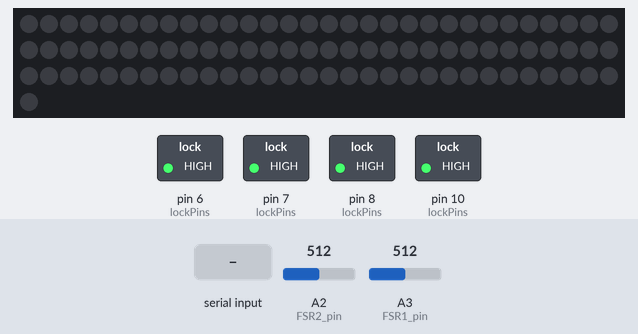
Bench run of a sketch on a simulated Arduino Uno, built with avr-gcc and run on an emulated ATmega328P. Parts: 91 RGB LEDs in strip order, left to right, continuing on the next row, switched loads named in the sketch (green lamp = pin HIGH). The inputs (shaded band) are chosen by the test bench; at power-on: A3 (FSR1_pin) = 512, A2 (FSR2_pin) = 512. Dim RGB values are drawn brighter than linear; what the sketch prints to the serial monitor is not drawn.

Above: at 1.2 s.
1.3 s: "1" received over Serial
At 1.8 s:
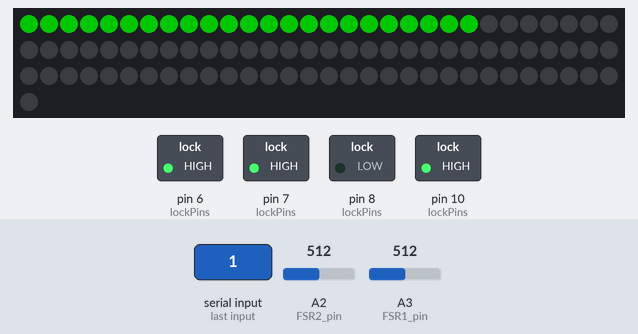
2.8 s: "2" received over Serial
At 4.0 s:
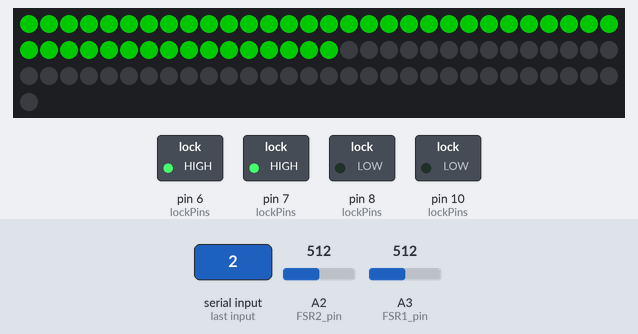
4.3 s: A3 (FSR1_pin) set to 592
7.3 s: A3 (FSR1_pin) set to 614
At 10.0 s:
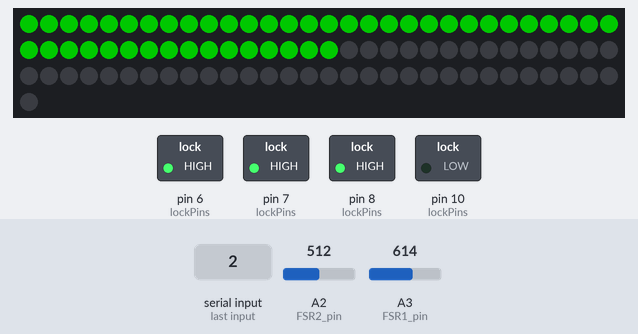
10.3 s: byte 7 (7) received over Serial
At 11.0 s:
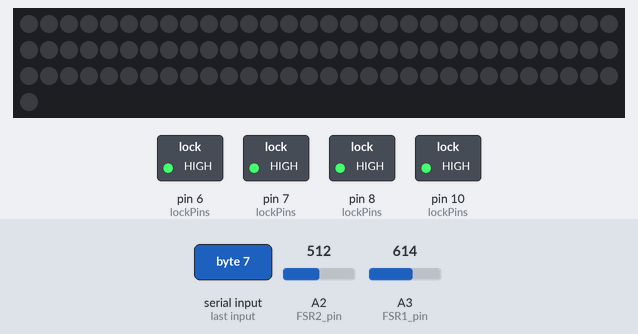
Timing chart, 0 to 13.3 s (numbered marks = the images above; inputs shaded):
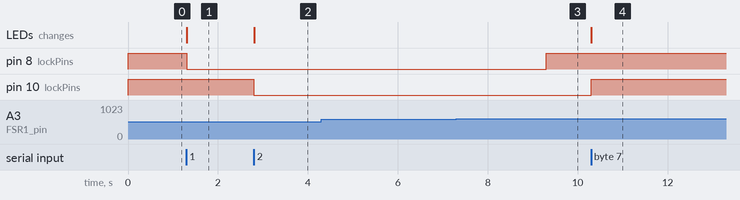

Measured:
- the behaviour switches between 599 and 600 on A3 (FSR1_pin) (found by bisection; images 2 and 3)
- after the input at 1.3 s, pin 8 (lockPins): HIGH → LOW at once; the LEDs: change at once (image 1)
- after the input at 2.8 s, pin 10 (lockPins): HIGH → LOW at once; the LEDs: change at once (image 2)
- after the input at 4.3 s, every drawn part: stays the same
- after the input at 7.3 s, pin 8 (lockPins): LOW → HIGH after 2.0 s
- after the input at 10.3 s, pin 10 (lockPins): LOW → HIGH at once; the LEDs: change at once (image 4)

The sketch:

LockLights.ino
```cpp
#include <Adafruit_NeoPixel.h>
#define LED_PIN 4         // The pin to which the Din of the RGB strip is connected
#define NUMPIXELS 91  // Number of pixels in the RGB strip

const int FSR4_pin = A0; // Drawer 4 attached to A0
const int FSR3_pin = A1; // Drawer 3 attached to A1
const int FSR2_pin = A2; // Drawer 2 attached to A2
const int FSR1_pin = A3; // Drawer 1 attached to A3

// lock pins
const int lock1 = 8;
const int lock2 = 10;
const int lock3 = 6;
const int lock4 = 7;

const int lockPins[4] = { lock1, lock2, lock3, lock4 };
const int fsrPins[4] = { FSR1_pin, FSR2_pin, FSR3_pin, FSR4_pin };

// Locks are HIGH = locked, LOW = unlocked. Keep the solenoids energized only briefly to avoid over-heating.
const unsigned long UNLOCK_PULSE_MS = 500;   // how long a drawer unlocks when it's opened
const unsigned long SENSOR_HOLD_MS = 2000;   // how long to stay unlocked each time the sensor reads the drawer as out
const int SENSOR_THRESHOLD = 600;            // pressure sensor readings below this mean the drawer is out

// Commands from the app (each one is echoed back when done):
//   1-4          open mode for that drawer: unlock it, light it green, and watch its sensor.
//                Other open drawers stay open.
//   7            end open mode for every drawer: lock all and turn all LEDs off.
//   0x20-0x2F    set open mode to exactly the drawers in the low 4 bits (bit 0 = drawer 1).
//                Drawers left out are locked and their LEDs turned off. The app sends this
//                after every change so the LEDs and locks always match the screen.
//   0x30         status: replies with one byte (not an echo). Low 4 bits = drawers in open mode,
//                high 4 bits = locks that are physically unlocked right now.
const int8_t LED_MASK_CMD = 0x20;
const int8_t STATUS_CMD = 0x30;

Adafruit_NeoPixel strip = Adafruit_NeoPixel(NUMPIXELS, LED_PIN, NEO_GRB + NEO_KHZ800);
int firstPixels[5] = { 0, 23, 46, 69, 91 };   // Contains the first pixel number of each box and the last pixel number of the last box + 1

uint8_t openMask = 0;                    // drawers in open mode (bit 0 = drawer 1)
unsigned long unlockUntil[4] = { 0, 0, 0, 0 };  // millis() until which each lock stays unlocked

void initPins() {
  for (int d = 0; d < 4; d++) {
    pinMode(lockPins[d], OUTPUT);
    digitalWrite(lockPins[d], HIGH);  // locked
  }
}

void initPixels() {
  // Turn all pixels off
  strip.begin();
  strip.setBrightness(100);
  strip.show();
}

void setup() {
  Serial.begin(9600);  // Initialize serial communication
  initPins(); // init needed pins
  initPixels(); // init pixels for RGB lights
}

void showOpenDrawers() {
  for (int d = 0; d < 4; d++) {
    bool lit = openMask & (1 << d);
    for (int i = firstPixels[d]; i < firstPixels[d + 1]; i++) {
      strip.setPixelColor(i, 0, lit ? 255 : 0, 0);
    }
  }
  strip.show();
}

void holdUnlocked(int d, unsigned long ms) {
  unsigned long until = millis() + ms;
  if ((long)(until - unlockUntil[d]) > 0) {
    unlockUntil[d] = until;
  }
}

// A lock is unlocked only while its drawer is in open mode and its unlock time hasn't run out.
void updateLocks() {
  unsigned long now = millis();
  for (int d = 0; d < 4; d++) {
    bool unlocked = (openMask & (1 << d)) && (long)(unlockUntil[d] - now) > 0;
    digitalWrite(lockPins[d], unlocked ? LOW : HIGH);
  }
}

uint8_t unlockedMask() {
  uint8_t mask = 0;
  for (int d = 0; d < 4; d++) {
    if (digitalRead(lockPins[d]) == LOW) {
      mask |= (1 << d);
    }
  }
  return mask;
}

void handleCommand(int8_t command) {
  if (command == STATUS_CMD) {
    Serial.write(byte(openMask | (unlockedMask() << 4)));
    Serial.flush();
    return;
  }
  if (command >= 1 && command <= 4) {
    int d = command - 1;
    openMask |= (1 << d);
    holdUnlocked(d, UNLOCK_PULSE_MS);
  }
  else if (command == 7) {
    openMask = 0;
  }
  else if (command >= LED_MASK_CMD && command < LED_MASK_CMD + 16) {
    openMask = command - LED_MASK_CMD;
  }
  else {
    return;
  }
  updateLocks();
  showOpenDrawers();
  Serial.write(byte(command));
  Serial.flush();  // Make sure response is sent immediately
}

void loop() {
  if (Serial.available() > 0) {
    int8_t command = Serial.read();

    if (command >= '1' && command <= '4' || command == '7')
    {
      command -= '0';
    }

    // Clear any remaining buffered data from the same command burst
    while (Serial.available() > 0) {
      Serial.read();
    }

    handleCommand(command);
  }

  // Every open drawer keeps watching its own sensor: while the drawer reads as out, keep it unlocked.
  for (int d = 0; d < 4; d++) {
    if ((openMask & (1 << d)) && analogRead(fsrPins[d]) < SENSOR_THRESHOLD) {
      holdUnlocked(d, SENSOR_HOLD_MS);
    }
  }
  updateLocks();
}
```
